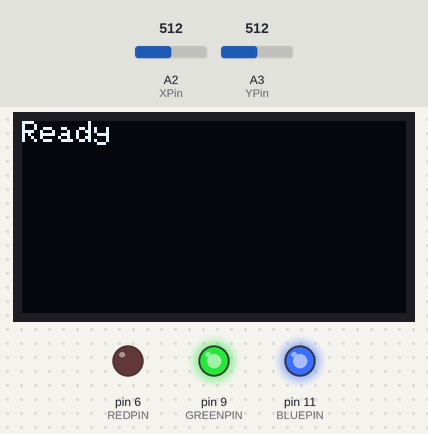
The sketch below on a simulated Arduino Uno, built with avr-gcc and run on an emulated ATmega328P. Shown: 128×64 one-colour display, output pins drawn as LEDs (lit = HIGH). The test bench sets the inputs (shaded band); at power-on: A2 (XPin) = 512, A3 (YPin) = 512. Random numbers use the default seed unless the sketch sets one.

Above: at 3.1 s.
At 5.2 s:
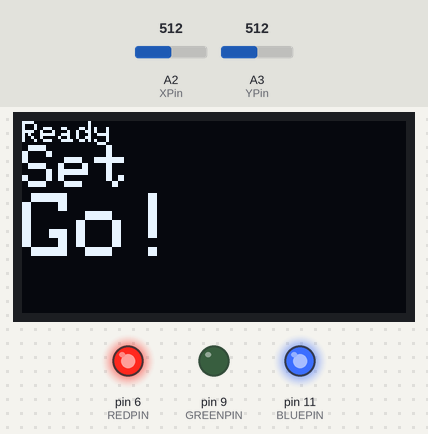
7.4 s: A2 (XPin) set to 716
At 8.6 s:
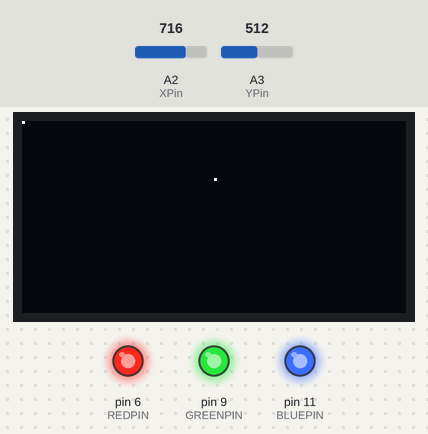
8.9 s: A3 (YPin) set to 716
10.4 s: A2 (XPin) set to 900
11.9 s: A3 (YPin) set to 900
13.4 s: A2 (XPin) set to 1023
14.9 s: A3 (YPin) set to 1023
Timing chart, 0 to 17.4 s (numbered marks = the images above; inputs shaded):
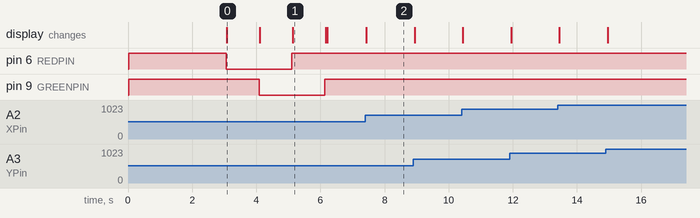

Measured:
- after the input at 7.4 s, the display: changes at once (image 2)
- what the display in image 0 shows lasts 1.0 s, from 3.1 s to 4.1 s

The sketch:

Project_V1.ino
```cpp
#include <SPI.h>
#include <Wire.h>
#include <Adafruit_GFX.h>
#include <Adafruit_SSD1306.h>
#include <QueueArray.h>

#define OLED_RESET 4
Adafruit_SSD1306 display(OLED_RESET);

#define XPin A2
#define YPin A3

#define REDPIN 6
#define GREENPIN 9
#define BLUEPIN 11
#define LED_ON LOW
#define LED_OFF HIGH
int RandPixel[2];
int StateChange=0;
int Qlen=1;

//class Snake{
//  public:
//    Snake();
//}


//QueueArray <Snake> queue;

bool OutofBounds(int Xrand, int Yrand){
  float result = (Xrand-64)*(Xrand-64)/4096.+(Yrand-32)*(Yrand-32)/1024.;
    if(result>1.0){
    return true;
  }
  return false;
}

int *DrawRandPixel(){
  int Xrand = random(128);
  int Yrand = random(64);
  while(OutofBounds(Xrand,Yrand)){
    Xrand = random(128);
    Yrand = random(64);
  }
  display.drawPixel(Xrand,Yrand,WHITE);
  RandPixel[0]=Xrand;
  RandPixel[1]=Yrand;
  return RandPixel;
}


void setup() {
  display.begin(SSD1306_SWITCHCAPVCC,0x3C);
  display.clearDisplay();
  display.setTextSize(1);
  display.setTextColor(WHITE);
  display.setCursor(0,0);
  pinMode(XPin,INPUT);
  pinMode(YPin,INPUT);

  //Serial.begin(9600);                     //<------------- its this line

  pinMode(REDPIN,OUTPUT);
  pinMode(GREENPIN,OUTPUT);
  pinMode(BLUEPIN,OUTPUT);
  digitalWrite(REDPIN,LED_OFF); /* Turn off LED */
  digitalWrite(GREENPIN,LED_OFF); /* Turn off LED */
  digitalWrite(BLUEPIN,LED_OFF); /* Turn off LED */
  display.println("Collect the dots!");
  display.display();
  delay(3000);
  display.clearDisplay();
  display.setCursor(0,0);

  //Red On
  analogWrite(REDPIN,0);
  analogWrite(GREENPIN,255);
  analogWrite(BLUEPIN,255);
  display.println("Ready");
  display.display();
  delay(1000);
  //Yellow On
  analogWrite(REDPIN,0);
  analogWrite(GREENPIN,0);
  analogWrite(BLUEPIN,255);
  display.setTextSize(2);
  display.println("Set");
  display.display();
  delay(1000);
  //Green On
  analogWrite(REDPIN,255);
  analogWrite(GREENPIN,0);
  analogWrite(BLUEPIN,255);
  display.setTextSize(3);
  display.println("Go!");
  display.display();
  delay(1000);
  //turn off LED
  analogWrite(REDPIN,255);
  analogWrite(GREENPIN,255);
  analogWrite(BLUEPIN,255);
  display.clearDisplay();
  display.display();
}

void loop() {
  int Xval;
  int Yval;
  int XLED;
  int YLED;
  int Xrand;
  int Yrand;


  Xval=analogRead(XPin);
  Yval=analogRead(YPin);
  XLED=64./512.*(1024-Yval);
  YLED=32./512.*(1024-Xval);

  //Random Pixel
  if(!StateChange){
    RandPixel[2]=DrawRandPixel();
    Xrand = RandPixel[0];
    Yrand = RandPixel[1];
    StateChange = 1;
  }

  //Joystick touches random pixel
  if(XLED == Xrand && YLED == Yrand){
    StateChange = 0;
    Qlen++;
  }

  display.clearDisplay();
  display.drawPixel(Xrand,Yrand,WHITE);
  display.drawPixel(XLED,YLED,WHITE);

  display.display();
}
```
